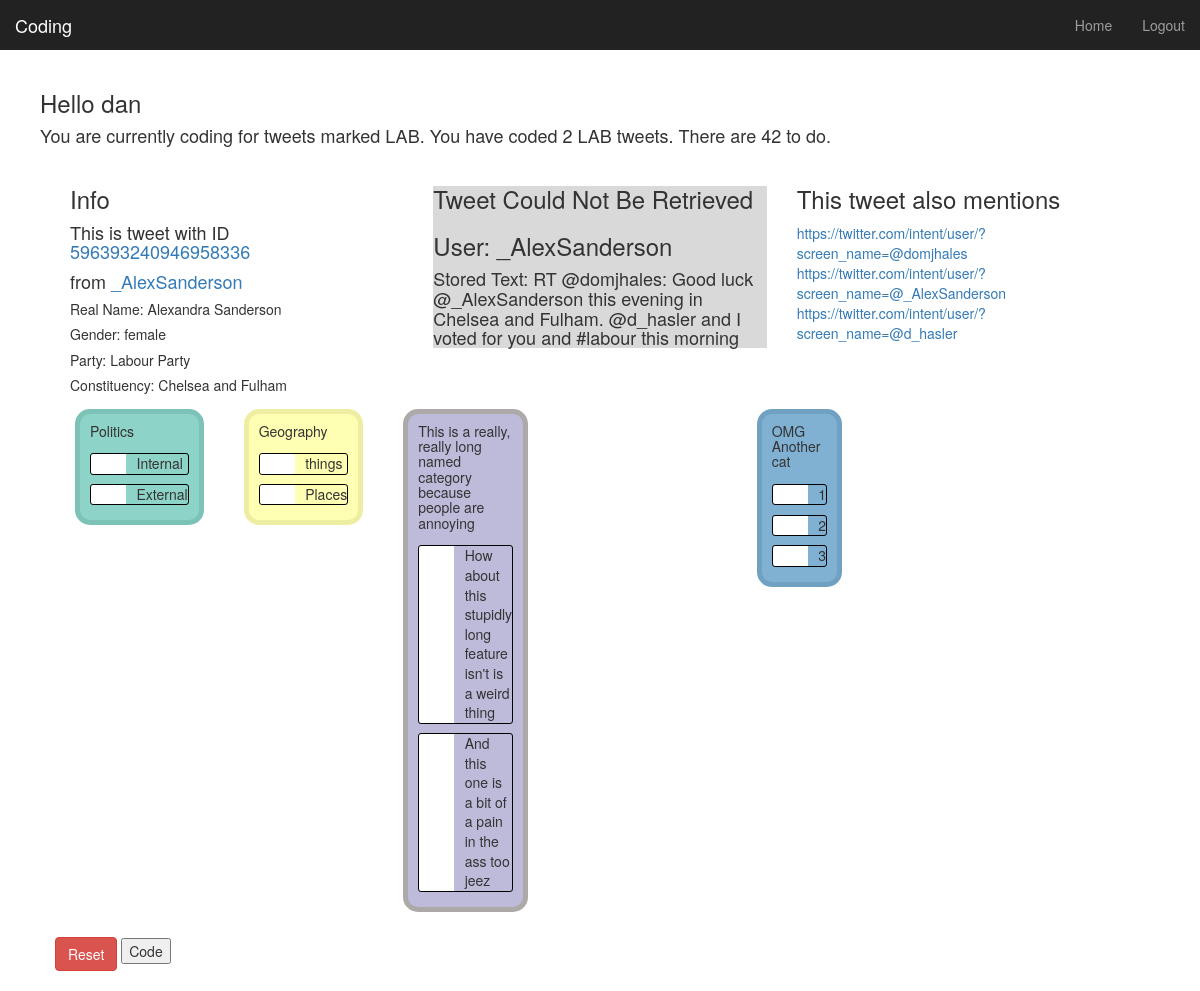
Screenshot of /coding/ (signed in) with the database file from the repository.
### coding/models.py (models this page shows, shortened)
class Tweet(models.Model):
    tweet_id = models.IntegerField(unique=True, db_index=True)
    timestamp = models.IntegerField()
    user_name = models.CharField(max_length=128)
    label = models.CharField(max_length=20, null=True)
    tweet_text = models.CharField(max_length=200)
    reply_to = models.CharField(max_length=200, null=True)
    full_name = models.CharField(max_length=256, null=True)
    gender = models.CharField(max_length=100, null=True)
    party_name = models.CharField(max_length=256, null=True)
    constituency = models.CharField(max_length=256, null=True)

class Category(models.Model):
    name = models.CharField(max_length=256)
    def __str__(self):  # For Python 2, use __str__ on Python 3
        return self.name

class Feature(models.Model):
    name = models.CharField(max_length=256)
    category = models.ForeignKey(Category, related_name="features")
    child_category = models.ForeignKey(Category, blank=True, null=True, related_name="child_category")
    def __str__(self):  # For Python 2, use __str__ on Python 3
        return self.name

### coding/views.py (the view)
@login_required
def index(request):
    current_user = request.user
    if current_user.username == "admin":
        return render(request, 'coding/login.html', {})
    if request.method == 'POST':
        form = TweetForm(request.POST)
        if form.is_valid():
            tweet = Tweet.objects.get(tweet_id=request.POST['tweet_id'])
            child_count = int(request.POST['children_count'])
            total_cats = Category.objects.all().count()
            cat_count = 0
            for key in request.POST:
                if key.startswith("category"):
                    cat_count += 1
            if cat_count >= (total_cats-child_count):
                for key in request.POST:
                    if key.startswith("category"):
                        cat_key = key.lstrip("category_")
                        cat = Category.objects.get(pk=cat_key)
                        feat = Feature.objects.get(pk=request.POST[key])
                        c = Code(tweet=tweet, category=cat, feature=feat, user=current_user)
                        c.save()
            else:
                context_dict = get_db_info(current_user, form, 'Please make selections for all categories')
                return render(request, 'coding/index.html', context_dict)
        else:
            print(form.errors)
    else:
        form = TweetForm()
    context_dict = get_db_info(current_user, form, '')
    return render(request, 'coding/index.html', context_dict)

### coding/forms.py
class TweetForm(forms.ModelForm):
    class Meta:
        model = Tweet
        fields = ()

### coding/views.py (called while the page is built)
def get_tweet(tweet):
    embedded_tweet = "<div></div>"
    try:
        twitter_embed_url = "https://api.twitter.com/1/statuses/oembed.json?id="+str(tweet.tweet_id)
        r = requests.get(twitter_embed_url)
        embed_json = r.json()
        embedded_tweet = embed_json['html']
    except:
        embedded_tweet = "<div style='background:#d9d9d9;' ><h3>Tweet Could Not Be Retrieved</h3><h3>User: "+tweet.user_name+"</h3><h4>Stored Text: "+tweet.tweet_text+"</h4></div>"
    return(embedded_tweet)

### templates/coding/index.html (shortened to what this page needs)
{% extends 'base.html' %}
{% load staticfiles %}
{% block body_block %}
      {% if user.is_authenticated %}
        <h3>Hello {{ user.username }}</h3>
        <h4>{{ coding_message}}. {{ progress_message}}</h4>
        {% if tweets %}
        <div class="col-sm-12 col-md-12" style="display: flex;">
            <div class="col-sm-4 col-md-4">
            <h3>Info</h3>
            {% for tweet in tweets %}
            <h4>This is tweet with ID <a href="https://twitter.com/Interior/status/{{ tweet.tweet_id }}">{{ tweet.tweet_id }}</a></h4>
            <h4>from <a href="https://twitter.com/intent/user/?screen_name={{ tweet.user_name }}">{{ tweet.user_name }}</a></h4>
            <h5>Real Name: {{ tweet.full_name }}</h5>
            <h5>Gender: {{ tweet.gender }}</h5>
            <h5>Party: {{ tweet.party_name }}</h5>
            <h5>Constituency: {{ tweet.constituency }}</h5>
            {% endfor %}
            </div>
            <div class="col-sm-4 col-md-4">{{ embedded_tweet |safe }}</div>
            <div class="col-sm-4 col-md-4">
              {% if replies %}
              <h3>This tweet also mentions</h3>
                {% for at in replies%}
                <a href="{{ at }}">{{ at }}</a><br />
                {% endfor %}
              {% endif %}
            </div>
        </div>
          <form name="tweetForm" id="tweet_form" method="post" action="/coding/index/" onsubmit="return validateForm()" >
              <div class="col-sm-12 col-md-12" style="display: flex;">
             {% for category in categories %}
                <div class="col-sm-2 col-md-2">
                <div class="funkyradio" id="{{ category.pk }}_div" style="{% if category in child_cats %}display: none;{% endif %}background:{% cycle '#8dd3c7' '#ffffb3' '#bebada' '#fb8072' '#80b1d3' '#fdb462' '#b3de69' '#fccde5' '#d9d9d9' '#bc80bd' %};border:5px;border-style:solid;border-color: {% cycle '#7cc2b6' '#eeeea2' '#ada9a9' '#ea7061' '#70a0c2' '#eca351' '#a2cd58' '#ebbbcd' '#c8c8c8' '#ab70ac' %};border-radius: 15px;padding: 0px 10px 10px 10px;margin: 5px 5px 5px 5px" >
                <h5>{{ category }}</h5>
                {% for feature in category.features.all %}
                  <div class="funkyradio-success"><input
                    <label for="{{ feature.pk }}_check" >{{ feature }}</label></div>
                {% endfor %}
                </div>
                {% if forloop.counter|divisibleby:3 %}
                </div><div class="col-sm-2 col-md-2" style="display: flex;">
                {% endif %}
              </div>
              {% endfor %}
              </div>
              <div class="col-sm-12 col-md-12">
                <br />
                <button class="btn btn-danger" type="reset" onClick="hideThings();" >Reset</button>
                <input type="submit" name="submit" value="Code" />
              </div>
          </form>
        {% else %}
          <strong>There are no tweets.</strong> <br />
        {% endif %}
      {% else %}
        <h1>How did you get here? Something has gone very wrong</h1>
      {% endif %}
{% endblock %}

### static/css/funky_buttons.css (style rules this page uses)
.funkyradio div { clear: both; overflow: hidden; }
.funkyradio label { width: 100%; border-radius: 3px; border: 1px solid #000000; font-weight: normal; }
.funkyradio input[type="radio"]:empty ~ label, .funkyradio input[type="checkbox"]:empty ~ label { position: relative; line-height: 1.4em; text-indent: 0em; margin-top: 0.3em; padding-left: 3.25em; cursor: pointer; -webkit-user-select: none; -moz-user-select: none; -ms-user-select: none; user-select: none; }
.funkyradio input[type="radio"]:empty ~ label:before, .funkyradio input[type="checkbox"]:empty ~ label:before { position: absolute; display: block; top: 0; bottom: 0; left: 0; content: ''; width: 2.5em; background: #ffffff; border-radius: 3px 0 0 3px; }

### rows the page displays
Tweet: tweet_id "596393240946958336", user_name "_AlexSanderson", full_name "Alexandra Sanderson", gender "female", party_name "Labour Party", constituency "Chelsea and Fulham"
Category: name "Politics"
Feature: name "Internal"
Feature: name "External"
Category: name "Geography"
Feature: name "things"
Feature: name "Places"
Category: name "This is a really, really long named category because people are annoying"
Feature: name "How about this stupidly long feature isn't is a weird thing"
Feature: name "And this one is a bit of a pain in the ass too jeez"
Category: name "OMG Another cat"
Feature: name "1"
Feature: name "2"
Feature: name "3"

### other values shown
{{ user.username }} "dan"
{{ coding_message }} "You are currently coding for tweets marked LAB"
{{ progress_message }} "You have coded 2 LAB tweets. There are 42 to do."
{{ embedded_tweet |safe }} "Tweet Could Not Be Retrieved User: _AlexSanderson Stored Text: RT @domjhales: Good luck @_AlexSanderson this evening in Chelsea and Fulham. @d_hasler and I voted for you and #labour this morning"
{{ at }} "https://twitter.com/intent/user/?screen_name=@domjhales" "https://twitter.com/intent/user/?screen_name=@_AlexSanderson" "https://twitter.com/intent/user/?screen_name=@d_hasler"
